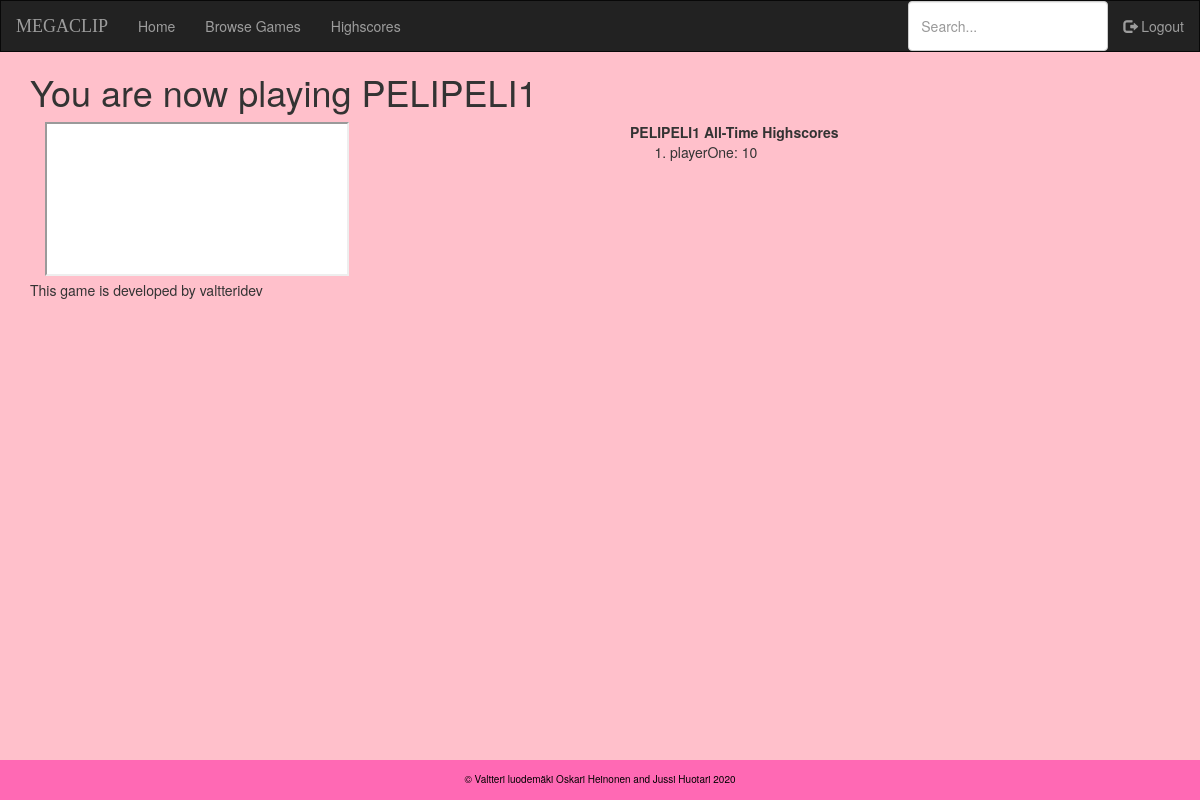
Page /game/PELIPELI1/ (signed in) on the committed database.
### gamestore/models.py (models this page shows, shortened)
class Game(models.Model):
    name = models.CharField(max_length=255, primary_key=True, unique=True)
    url = models.URLField(max_length=255)
    price = models.DecimalField(max_digits=20, decimal_places=2)
    developer = models.ForeignKey('users.CustomUser', on_delete=models.CASCADE, null=True)

class Highscore(models.Model):
    id = models.AutoField(primary_key=True)
    game = models.ForeignKey(Game, on_delete=models.CASCADE)
    player = models.ForeignKey('users.CustomUser', on_delete=models.CASCADE)
    score = models.IntegerField()
    def __str__(self):
        return self.player.username + ": " + str(self.score)

### users/models.py (models this page shows)
class CustomUser(AbstractUser):
    usertype = models.CharField(max_length=10)
    games = models.ManyToManyField('gamestore.Game')
    test = models.CharField(max_length=10, choices=usertypes)
    def __str__(self):
        return self.username

### gamestore/views.py (the view)
# urls.py: path('game/<str:pk>/',GameDetailView.as_view(),name='game-detail' ),
class GameDetailView(DetailView):
    model = Game
    template_name = 'gamestore/detail.html'
    context_object_name = 'game'
    def get_context_data(self, **kwargs):
        context = super(GameDetailView, self).get_context_data(**kwargs)
        context.update({
            'highscores': Highscore.objects.order_by('-score')
        })
        return context

### gamestore/templates/gamestore/detail.html (shortened to what this page needs)
{% extends 'base.html' %}
{% block content %}
  <h1>You are now playing {{ game.name }}</h1>
  {% if game.developer == user %}
    <iframe id="iframe" src="{{ game.url }}" style="background: #FFFFFF;" width="" height=""></iframe>
    <br>
    <a class="btn btn-secondary btn-sm mt-1 mb-1" href="{% url 'game-update' game.name %}">Update</a>
    <a class="btn btn-danger btn-sm mt-1 mb-1" href="{% url 'game-delete' game.name %}">Delete</a>
  {% elif user.usertype == "['player']" %}
    {% if game in user.games.all  %}
      <div class="container-fluid">
        <div class="row">
          <div class="col-sm-6">
            {% if message %}
              <iframe onload="showAlert('{{message}}')" id="iframe" src="{{ game.url }}" width="" height=""></iframe>
            {% else %}
              <iframe id="iframe" src="{{ game.url }}" width="" height=""></iframe>
            {% endif %}
          </div>
            <div class="col-sm-6 ">
              <header><strong>{{game.name}} All-Time Highscores </strong></header>
              <ol>
                {% for score in highscores %}
                  {% if score.game == game %}
                    <li>{{score}}</li>
                  {% endif %}
                {% endfor %}
              </ol>
            </div>
        </div>
      </div>
      <p>This game is developed by {{ game.developer }}</p>
    {% else %}
      <h2>You need to buy game to play it!</h2>
    {% endif %}
  {% endif %}
{% endblock %}

### gamestore/static/gamestore/style.css (style rules this page uses)
body { background: pink ; }
#iframe { background-color: white; }

### rows in the picture
Game: name "PELIPELI1", developer "valtteridev"
Highscore: player+score "playerOne: 10"
